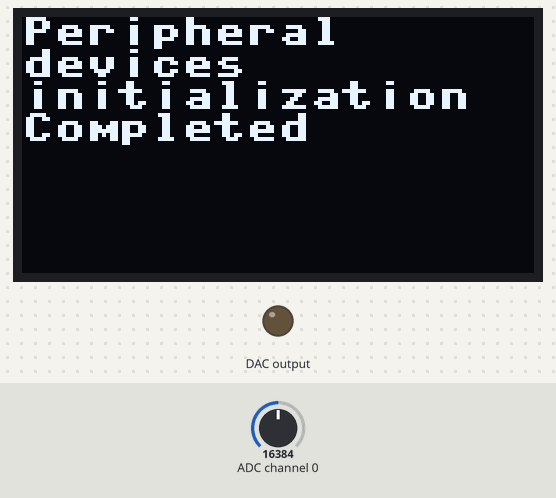
Recording of a program running on a simulated ESP32 board running MicroPython. Shown: 128×64 one-colour display, output pins drawn as LEDs (lit = HIGH). Inputs (shaded band) come from the test bench; at power-on: ADC channel 0 = 16384 (analog values on the 0–32767 scale). Library files of the repository ran but are not shown: ADS1x15.py, MCP4725.py, ssd1306.py; what the program prints to the serial console is not drawn.

Above: at 0.32 s.
At 0.79 s:
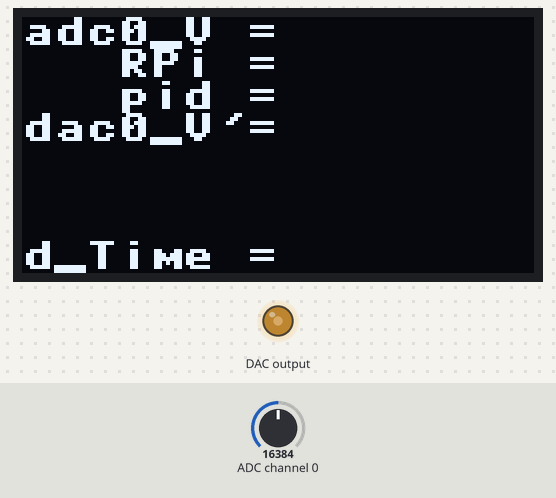
At 1.3 s:
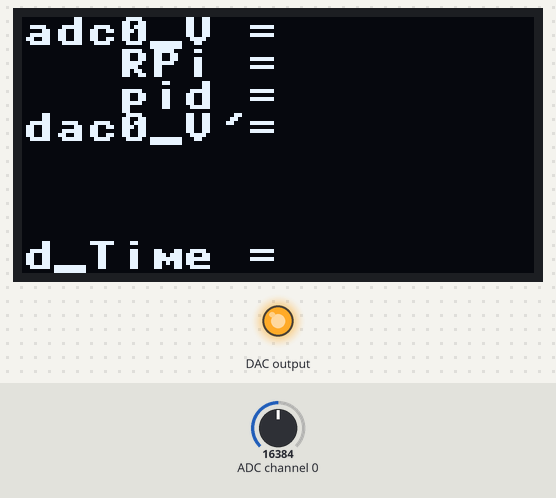
Timing chart, 0 to 2.8 s (numbered marks = the images above):
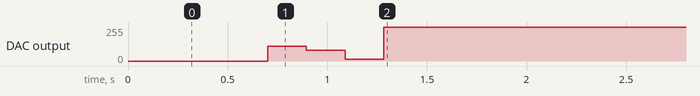

Measured:
- by itself, DAC output: 0/255 → 110/255 at 0.70 s, → 79/255 0.19 s later, → 15/255 0.19 s later, → 255/255 0.19 s later

The program:

1102PID.py
```python
"""
# PID调控Pirani真空计
## 硬件清单:
- ESP32 devkitC
    - 包括的自带功能有: pwm, adc, i2c, etc.
- ads1115
    - 16bit, 推荐128SPS, 用于ADC
- MCP4725
    - 12bit, 用于DAC
- ssd1306 (128x64)
    - 用于显示, 不用在电脑屏幕前监视
- 五色环电阻
- 运放电路 OPA
    - LM358, 四路高精度, 零点效果好
- 电源模块
    - 使用ANSJ HAW10-220D12B7
    - 最大输出功率约为6W, 满足实验要求
    - 为运放供电提供正负12V电压
## 变量命名规则
- 外设命名方式为: [外设名称][编号]
- 关于外设的变量
    - [外设名称][编号]_[变量名称]
- 一般变量
    - 驼峰式
- 注意:
    - PID调控使用`myPID`module
        - 因此命名方式同外设
    - 尽量使用小写, 除非遇到驼峰情况
    - 全大写用于常量
"""

## import modules ######################################################

import utime, math
from machine import SoftI2C, Pin, RTC
import ADS1x15  # AD
from ADS1x15 import ADS1115_BUS_ADDRESS
from MCP4725 import MCP4725, MCP4725_BUS_ADDRESS  # DA
from ssd1306 import SSD1306_I2C
from myPID import PID


## 外设和变量 ###############################################

# 电桥阻值
RBr1: float = 150.0
RPi: float = 150.0  # 这里用来储存读书, 而不是目标值
RBr3: float = 150.0
RBr4: float = 150.0
"""
    Wiring
         ┌--RBr4--┬--RBr3--┐
         │        +        │
    Vcc--┤       Vop       ├--GND
         │        -        │
         └--RPi---┴--RBr1--┘
"""

def getRPi(Vop, Vcc):
    a = - Vop / Vcc + RBr3 / (RBr4 + RBr3)  # 只是一个过程量
    global RPi
    RPi = RBr1 * (1 / a - 1)
    return RPi

# DAC: MCP4725
dac0_i2c = SoftI2C(scl=Pin(25), sda=Pin(26), freq=100000)
dac0 = MCP4725(dac0_i2c, MCP4725_BUS_ADDRESS[0])  # A0 -> GND
dac0_V: float = 1.5  # 存储电压
dac0_VREF: float = 2.994  # 参考电压, 来自REF3030
dac0_DATA_MAX: int = 4096
# dac0.write(value)  # 0 <= value < 4096

# DAC电压经过OPA, 给电桥的供电
OPA_DAC_MAG: float = 2.0
OPA_DAC_MAG_VOLT_MAX: float = dac0_VREF * OPA_DAC_MAG
# 电桥出来的电压, 差分放大
OPA_DIF_MAG: float = 3.0
# 合成电压中的电压大小
OPA_OFFSET_VOLTAGE: float = 0.5040  # 记得每次测量一下!!!

# ADC: ADS1115
adc0_i2c = SoftI2C(scl=Pin(25), sda=Pin(26), freq=100000)  # 这样定义会引起冲突吗?
adc0 = ADS1x15.ADS1115(adc0_i2c, ADS1115_BUS_ADDRESS[0], gain=3)  # ADDR -> GND  # gain 1 -> 4.096
adc0_CALIBRATION: float = 1.021931
adc0_V: float = 0
# adc0_data = ad.read(rate=4)  # ch1读数一次, rate=4 -> 128SPS
# adc0_V = adc0_CALIBRATION * adc0.raw_to_v(adc0_data)
# 之后可以使用内部封装的函数进行转换! 不需要自己再写啦!

# PID stuff
pid_setPoint: float = 150.0  # 电压max = 3.3V, 所以150Ohm能达到
pid_loopTime: int = 1000  # in milliseconds
Kp: float = 5e-3
Ki: float = 1e-4
Kd: float = 3e-3
pid = PID(Kp, Ki, Kd)
pid.allSet(pid_setPoint)

# 显示屏幕, 默认的location为60=0x3c
DIG_WIDTH: int = 8
DIG_HEIGHT: int = 8
SCREEN_WIDTH: int = 128
SCREEN_HEIGHT: int = 64
oled_i2c = SoftI2C(scl=Pin(18), sda=Pin(19), freq=100000)  # Init i2c 如果是esp32，SCL接22、SDA接21
oled = SSD1306_I2C(SCREEN_WIDTH, SCREEN_HEIGHT, oled_i2c)  # 创建oled对象
oled.init_display()  # 清空当前显示
tabNum: int = 8  # 用于打印屏幕

print("Peripheral devices initialization Completed.\n")
oled.text("Peripheral", 0*DIG_WIDTH, 0*DIG_HEIGHT)
oled.text("devices", 0*DIG_WIDTH, 1*DIG_HEIGHT)
oled.text("initialization", 0*DIG_WIDTH, 2*DIG_HEIGHT)
oled.text("Completed", 0*DIG_WIDTH, 3*DIG_HEIGHT)
oled.show()


## def functions ########################################################

def testadda(volt):
    """
    数据顺序: 要求电压  da_data  ad_data  AD电压
    """
    dac0_data = int(dac0_DATA_MAX * volt / dac0_VREF)
    print(volt, dac0_data, end=" ")
    if(dac0_data >= dac0_DATA_MAX or dac0_data < 0):
        print("Exceed 0.0 ~ 3.0V limit")
        return
    dac0.write(dac0_data)
    utime.sleep_ms(100)
    adc0_data = adc0.read(rate=4)
    print(adc0_data, adc0_CALIBRATION * adc0.raw_to_v(adc0_data))

def dac_setVolt(volt):
    dac0_data = int(dac0_DATA_MAX * volt / dac0_VREF)
    if(dac0_data >= dac0_DATA_MAX or dac0_data < 0):
        print("Exceed 0.0 ~ 3.0V limit. round to max")
        dac0_data = dac0_DATA_MAX - 1
    dac0.write(dac0_data)
    return dac0_data

def getStat(adc, file=None, cnt=100, rate=4):
    """
    只记录ad数值, 不做转换
    """
    data = [0 for i in range(cnt)]
    avg = 0
    std = 0
    for i in range(cnt):
        data[i] = adc.read(rate)
        if (i % int(cnt/10) == 0):
            print("-", end="")
    avg = sum(data) / cnt
    print("avg =", avg)
    for i in range(cnt):
        if (file != None):
            file.write(str(data[i]) + "\n")
        std += (data[i] - avg)**2
        if (i % int(cnt/10) == 0):
            print("-", end="")
    std = math.sqrt(std/cnt)
    print("std =", std)
    return [avg, std]

def genRTCfname():
    # 输出一个文件名
    rtc = RTC()
    fname = ""
    for item in rtc.datetime()[0:-2]:
        fname += str(item) + "-"
    fname = "/data/" + fname + str(rtc.datetime()[-2]) + ".dat"
    return fname


def printOled(myStr, rowNum, colNum):
    if type(myStr) != str:
        myStr = str(myStr)
    oled.fill_rect(DIG_HEIGHT * rowNum, DIG_WIDTH * colNum, DIG_WIDTH * len(myStr), DIG_HEIGHT, 0)
    oled.show()
    oled.text(myStr, DIG_HEIGHT * rowNum, DIG_WIDTH * colNum)
    oled.show()
    return

def oledSetup(oled):
    oled.init_display()
    oled.text("adc0_V = ", 0*DIG_WIDTH, 0*DIG_HEIGHT)
    oled.text("   RPi = ", 0*DIG_WIDTH, 1*DIG_HEIGHT)
    oled.text("   pid = ", 0*DIG_WIDTH, 2*DIG_HEIGHT)
    oled.text("dac0_V'= ", 0*DIG_WIDTH, 3*DIG_HEIGHT)
    oled.text("d_Time = ", 0*DIG_WIDTH, 7*DIG_HEIGHT)
    return


## operation ############################################################

# datafile = open(genRTCfname(), "w")

dac_setVolt(0)
print("dac0_V\tadc0_V\tRPi\tpidOut\tpwm0_V'", end="\n")
print("%.2f" % dac0_V, end="\t")
oledSetup(oled)
loopTime = 100
utime.sleep_ms(loopTime)
# 这样不删除buffer, 是不是还需要定时清除buffer?


while True:
    printOled(str(dac0_V)[0:5], tabNum*DIG_WIDTH, 0*DIG_HEIGHT)
    adc0_data = adc0.read(rate=4)
    adc0_V = adc0_CALIBRATION * adc0.raw_to_v(adc0_data)
#     printOled(str(adc0_V)[0:5], tabNum*DIG_WIDTH, 1*DIG_HEIGHT)
    RPi = getRPi((adc0_V - OPA_OFFSET_VOLTAGE)/OPA_DIF_MAG, dac0_V * OPA_DAC_MAG)
#     printOled(str(RPi)[0:5], tabNum*DIG_WIDTH, 2*DIG_HEIGHT)
    pid.compute(RPi)
#     printOled(str(pid.output)[0:5], tabNum*DIG_WIDTH, 3*DIG_HEIGHT)
    dac0_V += pid.output
#     printOled(str(dac0_V)[0:5], tabNum*DIG_WIDTH, 4*DIG_HEIGHT)
    dac_setVolt(dac0_V)
    print("%.4f\t%.3f\t%.3f\t%.3f" % (adc0_V, RPi, pid.output, dac0_V), end="\n")
    print("%.3f" % dac0_V, end='\t')
#     utime.sleep_ms(loopTime)
```

myPID.py
```python
import utime

class PID:
    """
    A PID class, with basic functions
    """
    def __init__(self, Kp=1.0, Ki=1.0, Kd=1.0):
        self.kp: float = Kp
        self.ki: float = Ki
        self.kd: float = Kd
        self.setPoint: float = 0.0
        self.input: float = 0.0
        self.output: float = 0.0
        self.err: float = 0.0
        self.errSum: float = 0.0
        self.lastErr: float = 0.0
        self.nowTime: int = 0  # utime.ticks_ms()
        self.lastTime: int = 0  # utime.ticks_ms()
        self.deltaTime: float = 0.0  # in seconds
        self.cnt: int = 0
        return
    def setTunings(self, Kp=1.0, Ki=1.0, Kd=1.0):
        self.kp: float = Kp
        self.ki: float = Ki
        self.kd: float = Kd
        return
    def allSet(self, mySetPoint):
        self.lastTime = utime.ticks_ms()  # import utime
        self.setPoint = mySetPoint
        self.errSum = 0.0
        self.lastErr = 0.0
        return
    def compute(self, myInput):
        self.input = myInput
        self.err = self.setPoint - self.input
        self.output = 0.0
        self.nowTime = utime.ticks_ms()
        self.deltaTime = (self.nowTime - self.lastTime) / 1000.0
        # kp
        self.output += self.kp * self.err
        # ki
        self.errSum += self.err * self.deltaTime
        self.output += self.ki * self.errSum
        if self.cnt != 0:
            # kd
            self.output += self.kd * (self.err - self.lastErr) / self.deltaTime
        # next time
        self.lastErr = self.err
        self.lastTime = self.nowTime
        self.cnt += 1
        return self.output
```
